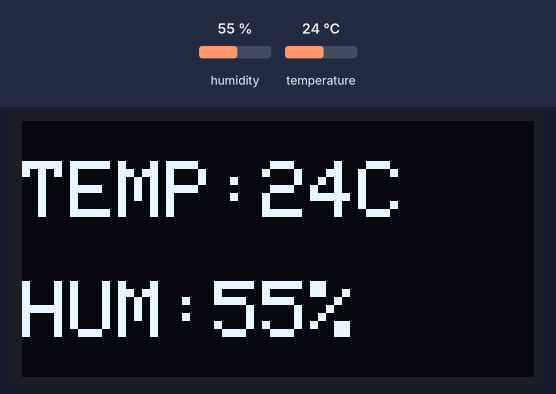
Simulated run of this sketch. Board: Arduino Uno, built with avr-gcc and run on an emulated ATmega328P. Shown: 128×64 one-colour display. The test bench sets the inputs (shaded band); at power-on: humidity 55 %, temperature 24 °C. What the sketch prints to the serial monitor is not drawn.

Above: at 2.9 s.
3.0 s: humidity set to 22 %
At 5.4 s:
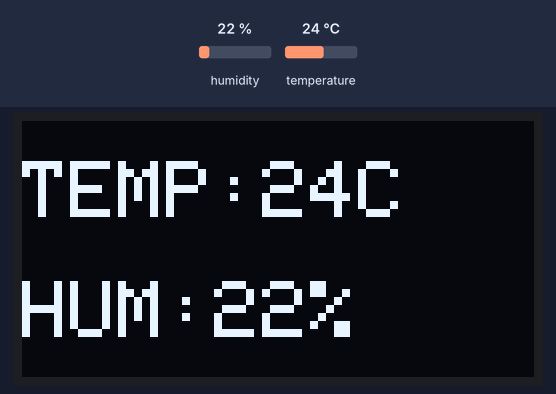
5.8 s: temperature set to 12 °C
At 6.5 s:
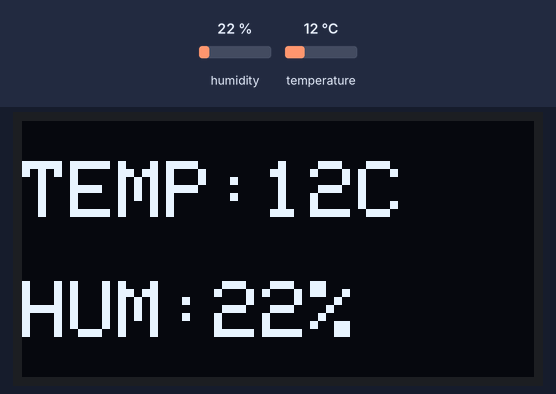
8.6 s: humidity set to 40 %
At 11.0 s:
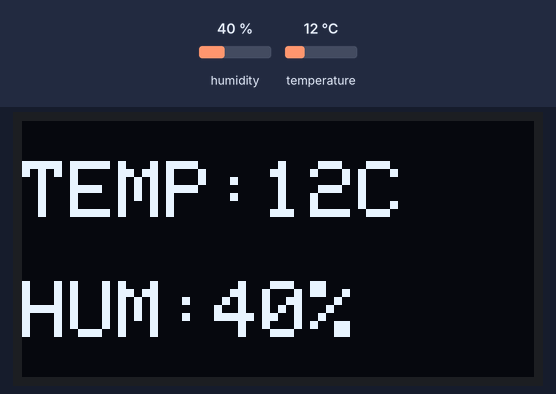
11.8 s: temperature set to 19 °C
At 13.2 s:
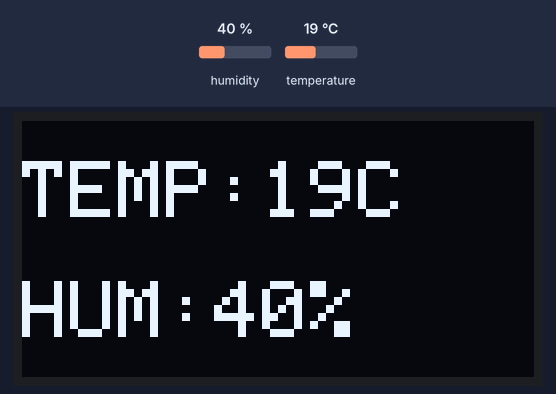
Timing chart, 0 to 14.8 s (numbered marks = the images above; inputs shaded):
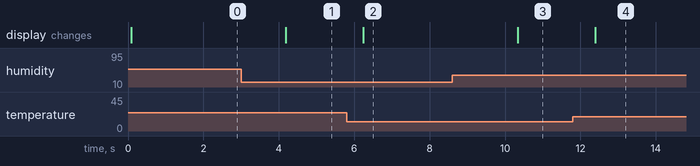

Measured:
- after the input at 3.0 s, the display: changes after 1.2 s (image 1)
- after the input at 5.8 s, the display: changes after 0.44 s (image 2)
- after the input at 8.6 s, the display: changes after 1.7 s (image 3)
- after the input at 11.8 s, the display: changes after 0.59 s (image 4)

The sketch:

ScreenWithTempAndHum.ino
```cpp
#include <DHT.h>
#include <SPI.h>
#include <Wire.h>
#include <Adafruit_GFX.h>
#include <Adafruit_SSD1306.h>

#define DHTPIN 13     // what pin we're connected to
#define DHTTYPE DHT11   // DHT11
DHT dht(DHTPIN, DHTTYPE); //// Initialize DHT sensor for normal 16mhz Arduino


#define SCREEN_WIDTH 128 // OLED display width, in pixels
#define SCREEN_HEIGHT 64 // OLED display height, in pixels

// Declaration for an SSD1306 display connected to I2C (SDA, SCL pins)
// The pins for I2C are defined by the Wire-library.
// On an arduino UNO:       A4(SDA), A5(SCL)
// On an arduino MEGA 2560: 20(SDA), 21(SCL)
// On an arduino LEONARDO:   2(SDA),  3(SCL), ...
#define OLED_RESET     -1 // Reset pin # (or -1 if sharing Arduino reset pin)
#define SCREEN_ADDRESS 0x3C ///< See datasheet for Address; 0x3D for 128x64, 0x3C for 128x32
Adafruit_SSD1306 display(SCREEN_WIDTH, SCREEN_HEIGHT, &Wire, OLED_RESET);


int hum;  //Stores humidity value
int temp; //Stores temperature value

void setup() {
  Serial.begin(9600);
  dht.begin();
  // SSD1306_SWITCHCAPVCC = generate display voltage from 3.3V internally
  if(!display.begin(SSD1306_SWITCHCAPVCC, SCREEN_ADDRESS)) {
    Serial.println(F("SSD1306 allocation failed"));
    for(;;); // Don't proceed, loop forever
  }
}

void loop() {
    display.clearDisplay();
    hum = dht.readHumidity();
    temp= dht.readTemperature();

    display.setTextSize(2); // Draw 2X-scale text
    display.setTextColor(SSD1306_WHITE);

    //temp code
    display.setCursor(0, 10);
    display.print("TEMP:");
    display.print(temp);
    display.print("C");
    Serial.println(temp);

    //hum code
    display.setCursor(0, 40);
    display.print("HUM:");
    display.print(hum);
    display.print("%");
    Serial.println(hum);

    display.display();
    delay(2000);


}
```
